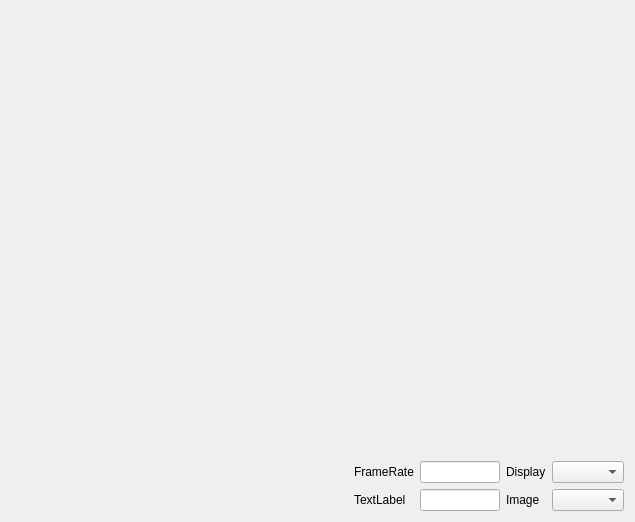
<?xml version="1.0" encoding="UTF-8"?>
<ui version="4.0">
 <class>GlView</class>
 <widget class="QWidget" name="GlView">
  <property name="geometry">
   <rect>
    <x>0</x>
    <y>0</y>
    <width>635</width>
    <height>522</height>
   </rect>
  </property>
  <property name="windowTitle">
   <string>GlView</string>
  </property>
  <layout class="QVBoxLayout" name="verticalLayout" stretch="1,0">
   <item>
    <widget class="GLWidget" name="openglWidget" native="true">
     <property name="sizePolicy">
      <sizepolicy hsizetype="Expanding" vsizetype="Expanding">
       <horstretch>0</horstretch>
       <verstretch>0</verstretch>
      </sizepolicy>
     </property>
     <zorder>horizontalLayoutWidget</zorder>
    </widget>
   </item>
   <item>
    <layout class="QHBoxLayout" name="horizontalLayout" stretch="0,0,0">
     <property name="topMargin">
      <number>0</number>
     </property>
     <property name="rightMargin">
      <number>0</number>
     </property>
     <item>
      <spacer name="horizontalSpacer">
       <property name="orientation">
        <enum>Qt::Horizontal</enum>
       </property>
       <property name="sizeHint" stdset="0">
        <size>
         <width>40</width>
         <height>20</height>
        </size>
       </property>
      </spacer>
     </item>
     <item>
      <layout class="QFormLayout" name="formLayout">
       <item row="0" column="0">
        <widget class="QLabel" name="label">
         <property name="text">
          <string>FrameRate</string>
         </property>
        </widget>
       </item>
       <item row="0" column="1">
        <widget class="QLineEdit" name="frameRate">
         <property name="sizePolicy">
          <sizepolicy hsizetype="Preferred" vsizetype="Fixed">
           <horstretch>0</horstretch>
           <verstretch>0</verstretch>
          </sizepolicy>
         </property>
         <property name="maximumSize">
          <size>
           <width>80</width>
           <height>16777215</height>
          </size>
         </property>
        </widget>
       </item>
       <item row="1" column="0">
        <widget class="QLabel" name="label_2">
         <property name="text">
          <string>TextLabel</string>
         </property>
        </widget>
       </item>
       <item row="1" column="1">
        <widget class="QLineEdit" name="lineEdit_2">
         <property name="sizePolicy">
          <sizepolicy hsizetype="Preferred" vsizetype="Fixed">
           <horstretch>0</horstretch>
           <verstretch>0</verstretch>
          </sizepolicy>
         </property>
         <property name="maximumSize">
          <size>
           <width>80</width>
           <height>16777215</height>
          </size>
         </property>
        </widget>
       </item>
      </layout>
     </item>
     <item>
      <layout class="QFormLayout" name="formLayout_2">
       <item row="0" column="0">
        <widget class="QLabel" name="label_3">
         <property name="text">
          <string>Display</string>
         </property>
        </widget>
       </item>
       <item row="1" column="0">
        <widget class="QLabel" name="label_4">
         <property name="text">
          <string>Image</string>
         </property>
        </widget>
       </item>
       <item row="1" column="1">
        <widget class="QComboBox" name="comboBox"/>
       </item>
       <item row="0" column="1">
        <widget class="QComboBox" name="comboBox_2"/>
       </item>
      </layout>
     </item>
    </layout>
   </item>
  </layout>
 </widget>
 <layoutdefault spacing="6" margin="11"/>
 <customwidgets>
  <customwidget>
   <class>GLWidget</class>
   <extends>QWidget</extends>
   <header>glwidget.h</header>
   <container>1</container>
  </customwidget>
 </customwidgets>
 <resources/>
 <connections/>
</ui>
